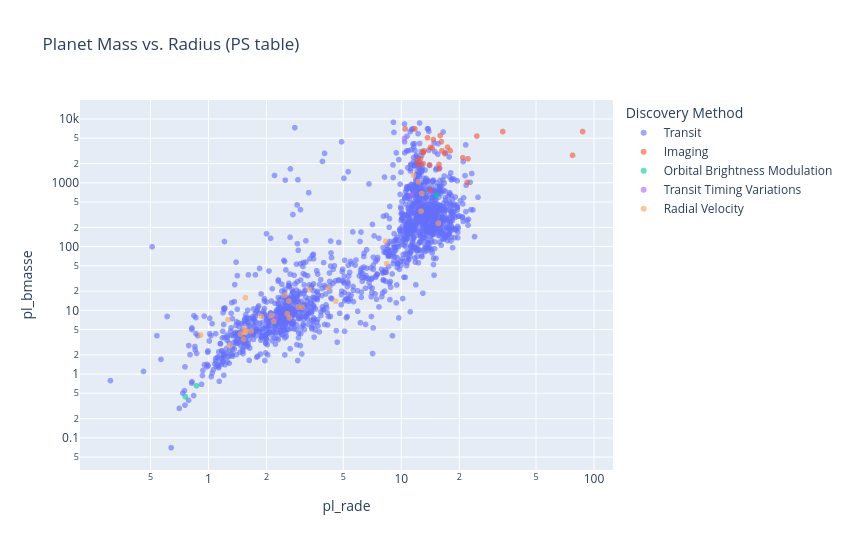

Write notebook code for a chart like this one.
### Code cell
df_joined.info()
df_ps_mr = df_joined.dropna(
    subset=["pl_rade", "pl_bmasse"]
).copy()

df_ps_mr.info()

fig = px.scatter(
    df_ps_mr,
    x="pl_rade",
    y="pl_bmasse",
    color="discoverymethod",
    log_x=True,
    log_y=True,
    opacity=0.6,
    title="Planet Mass vs. Radius (PS table)"
)

fig.update_layout(
    width=850,
    height=550,
    legend_title="Discovery Method"
)
fig.write_image("../figures/mass_radius_ps.pdf")
fig.show()

### Figure 1 — Plotly figure (JSON) as saved in the notebook; plotly's stock layout.template omitted (floating-point values rounded to 4 significant figures; data arrays with more than 128 entries replaced by an {"elided": "..."} marker saying what was removed)
{"data": [{"hovertemplate": "discoverymethod=Transit<br>pl_rade=%{x}<br>pl_bmasse=%{y}<extra></extra>", "legendgroup": "Transit", "marker": {"color": "#636efa", "opacity": 0.6, "symbol": "circle"}, "mode": "markers", "name": "Transit", "showlegend": true, "type": "scattergl", "x": {"elided": "1528 float values"}, "xaxis": "x", "y": {"elided": "1528 float values"}, "yaxis": "y"}, {"hovertemplate": "discoverymethod=Imaging<br>pl_rade=%{x}<br>pl_bmasse=%{y}<extra></extra>", "legendgroup": "Imaging", "marker": {"color": "#EF553B", "opacity": 0.6, "symbol": "circle"}, "mode": "markers", "name": "Imaging", "showlegend": true, "type": "scattergl", "x": [13.0, 33.6, 14.46, 13.67, 77.34, 16.25, 15.92, 15.69, 21.97, 17.37, 13.0, 13.0, 14.01, 16.14, 16.81, 13.11, 20.85, 12.33, 14.68, 87.21, 22.19, 12.58, 14.12, 15.69, 24.66, 14.18, 12.11, 17.93, 11.78, 10.47], "xaxis": "x", "y": [3000.0, 6356.0, 3496.0, 5085.0, 2702.0, 3178.0, 5498.0, 1939.0, 1017.0, 3617.0, 2000.0, 3000.0, 1907.0, 4418.0, 2860.0, 3178.0, 2479.0, 1907.0, 4767.0, 6357.0, 2384.0, 2384.0, 762.8, 1653.0, 5403.0, 3591.0, 2225.0, 3178.0, 6992.0, 6992.0], "yaxis": "y"}, {"hovertemplate": "discoverymethod=Orbital Brightness Modulation<br>pl_rade=%{x}<br>pl_bmasse=%{y}<extra></extra>", "legendgroup": "Orbital Brightness Modulation", "marker": {"color": "#00cc96", "opacity": 0.6, "symbol": "circle"}, "mode": "markers", "name": "Orbital Brightness Modulation", "showlegend": true, "type": "scattergl", "x": [0.759, 0.867, 15.24], "xaxis": "x", "y": [0.44, 0.655, 638.8], "yaxis": "y"}, {"hovertemplate": "discoverymethod=Transit Timing Variations<br>pl_rade=%{x}<br>pl_bmasse=%{y}<extra></extra>", "legendgroup": "Transit Timing Variations", "marker": {"color": "#ab63fa", "opacity": 0.6, "symbol": "circle"}, "mode": "markers", "name": "Transit Timing Variations", "showlegend": true, "type": "scattergl", "x": [11.26, 10.4, 2.22], "xaxis": "x", "y": [643.0, 4990.0, 7.6], "yaxis": "y"}, {"hovertemplate": "discoverymethod=Radial Velocity<br>pl_rade=%{x}<br>pl_bmasse=%{y}<extra></extra>", "legendgroup": "Radial Velocity", "marker": {"color": "#FFA15A", "opacity": 0.6, "symbol": "circle"}, "mode": "markers", "name": "Radial Velocity", "showlegend": true, "type": "scattergl", "x": [4.17, 2.12, 1.551, 8.295, 4.57, 15.58, 1.554, 1.465, 1.554, 1.262, 1.538, 1.289, 3.065, 2.63, 1.664, 2.562, 11.57, 12.67, 1.875, 2.49, 2.18, 2.61, 12.26, 3.334, 2.916, 12.78, 8.4, 0.91, 1.52], "xaxis": "x", "y": [22.1, 8.3, 4.5, 120.8, 13.9, 232.0, 4.608, 4.244, 15.78, 7.117, 5.14, 2.77, 11.1, 7.6, 4.72, 8.82, 1323.0, 359.1, 7.99, 17.2, 6.7, 14.0, 1036.0, 21.13, 11.24, 680.2, 53.83, 4.1, 3.51], "yaxis": "y"}], "layout": {"height": 550, "legend": {"title": {"text": "Discovery Method"}, "tracegroupgap": 0}, "title": {"text": "Planet Mass vs. Radius (PS table)"}, "width": 850, "xaxis": {"anchor": "y", "domain": [0, 1], "title": {"text": "pl_rade"}, "type": "log"}, "yaxis": {"anchor": "x", "domain": [0, 1], "title": {"text": "pl_bmasse"}, "type": "log"}}}
